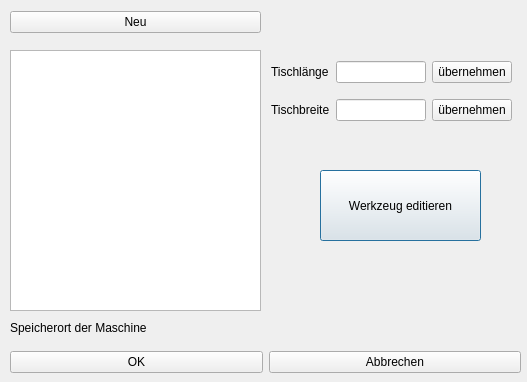
<?xml version="1.0" encoding="UTF-8"?>
<ui version="4.0">
 <class>Dialog_maschinen</class>
 <widget class="QDialog" name="Dialog_maschinen">
  <property name="geometry">
   <rect>
    <x>0</x>
    <y>0</y>
    <width>527</width>
    <height>382</height>
   </rect>
  </property>
  <property name="windowTitle">
   <string>CNC-Maschinen</string>
  </property>
  <widget class="QListWidget" name="listWidget_maschinen">
   <property name="geometry">
    <rect>
     <x>10</x>
     <y>50</y>
     <width>251</width>
     <height>261</height>
    </rect>
   </property>
  </widget>
  <widget class="QPushButton" name="pushButton_wkz">
   <property name="geometry">
    <rect>
     <x>320</x>
     <y>170</y>
     <width>161</width>
     <height>71</height>
    </rect>
   </property>
   <property name="text">
    <string>Werkzeug editieren</string>
   </property>
  </widget>
  <widget class="QWidget" name="layoutWidget">
   <property name="geometry">
    <rect>
     <x>271</x>
     <y>51</y>
     <width>241</width>
     <height>81</height>
    </rect>
   </property>
   <layout class="QGridLayout" name="gridLayout">
    <item row="1" column="1">
     <widget class="QLineEdit" name="lineEdit_tischbreite"/>
    </item>
    <item row="0" column="0">
     <widget class="QLabel" name="label_tischlaenge">
      <property name="text">
       <string>Tischlänge</string>
      </property>
     </widget>
    </item>
    <item row="1" column="0">
     <widget class="QLabel" name="label_tischbreite">
      <property name="text">
       <string>Tischbreite</string>
      </property>
     </widget>
    </item>
    <item row="0" column="1">
     <widget class="QLineEdit" name="lineEdit_tischlaenge"/>
    </item>
    <item row="0" column="2">
     <widget class="QPushButton" name="pushButton_laenge_ok">
      <property name="text">
       <string>übernehmen</string>
      </property>
     </widget>
    </item>
    <item row="1" column="2">
     <widget class="QPushButton" name="pushButton_breite_ok">
      <property name="text">
       <string>übernehmen</string>
      </property>
     </widget>
    </item>
   </layout>
  </widget>
  <widget class="QWidget" name="layoutWidget">
   <property name="geometry">
    <rect>
     <x>10</x>
     <y>350</y>
     <width>511</width>
     <height>25</height>
    </rect>
   </property>
   <layout class="QHBoxLayout" name="horizontalLayout">
    <item>
     <widget class="QPushButton" name="pushButton_ok">
      <property name="text">
       <string>OK</string>
      </property>
     </widget>
    </item>
    <item>
     <widget class="QPushButton" name="pushButton_abbrechen">
      <property name="text">
       <string>Abbrechen</string>
      </property>
     </widget>
    </item>
   </layout>
  </widget>
  <widget class="QWidget" name="layoutWidget">
   <property name="geometry">
    <rect>
     <x>10</x>
     <y>10</y>
     <width>251</width>
     <height>25</height>
    </rect>
   </property>
   <layout class="QHBoxLayout" name="horizontalLayout_2">
    <item>
     <widget class="QPushButton" name="pushButton_neue_maschine">
      <property name="text">
       <string>Neu</string>
      </property>
     </widget>
    </item>
   </layout>
  </widget>
  <widget class="QLabel" name="label_speierort">
   <property name="geometry">
    <rect>
     <x>10</x>
     <y>320</y>
     <width>511</width>
     <height>16</height>
    </rect>
   </property>
   <property name="text">
    <string>Speicherort der Maschine</string>
   </property>
   <property name="textInteractionFlags">
    <set>Qt::TextInteractionFlag::LinksAccessibleByMouse|Qt::TextInteractionFlag::TextSelectableByMouse</set>
   </property>
  </widget>
 </widget>
 <resources/>
 <connections/>
</ui>
